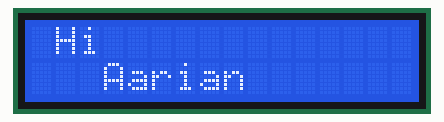
Simulated run of this sketch. Board: Arduino Uno, built with avr-gcc and run on an emulated ATmega328P. Shown: 16×2 character LCD.

Above: at 0.21 s.
At 2.31 s:
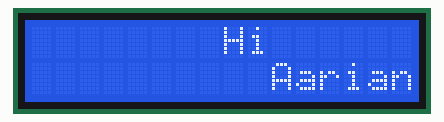
At 4.41 s:
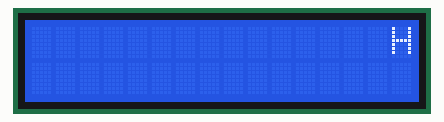
At 15.52 s:
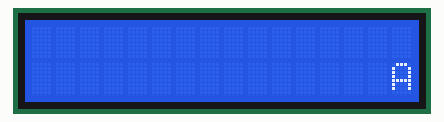
At 23.93 s:
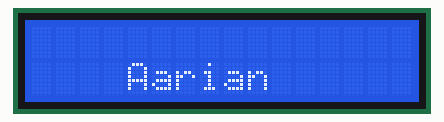
At 32.2 s:
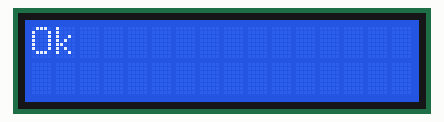

The sketch:

LCD.ino
```cpp
/*
* Aarian Dhanani
* 2/25/2021
* LCD
*
* https://www.arduino.cc/en/Tutorial/LibraryExamples/LiquidCrystalScroll
*
*/

#include <LiquidCrystal.h>

LiquidCrystal myLCD = {2,3,4,5,6,7,};


// Setup
void setup()
{
  Serial.begin(9600);
  myLCD.begin(16,2);
  myLCD.print("Hi");
}

void loop()
{
  myLCD.setCursor(2,1);
  myLCD.print("Aarian");

  for (int positionCounter = 0; positionCounter < 29; positionCounter++) {
    // https://www.arduino.cc/en/Tutorial/LibraryExamples/LiquidCrystalScroll
    // scroll one position right:
    myLCD.scrollDisplayRight();
    // wait a bit:
    delay(300);
  }

  myLCD.clear();

  myLCD.print("Ok");
  delay(2000);

  myLCD.clear();
  delay(1000);
}
```

Measured:
- what the display in image 5 shows lasts 2.0 s, from 32.2 s to 34.2 s
